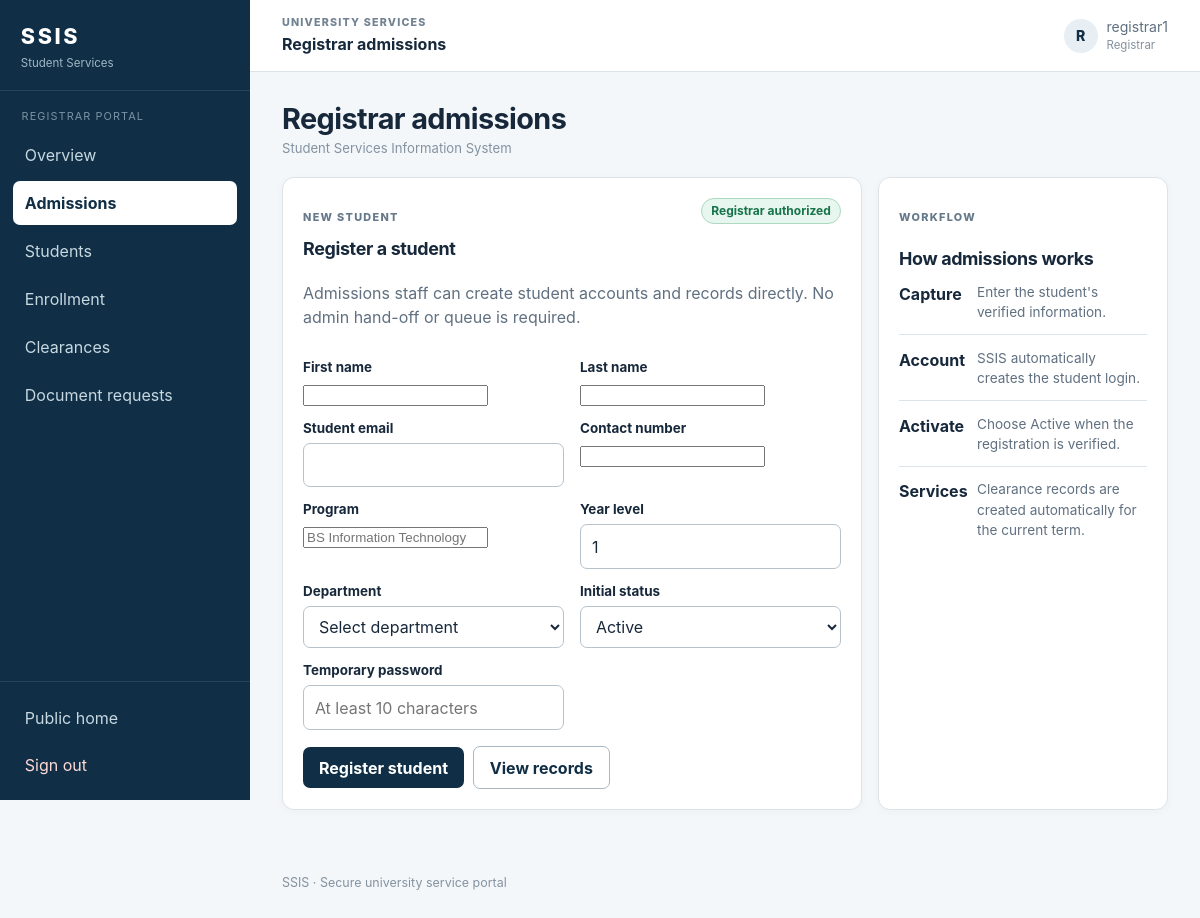
The page /registrar/admissions.php (signed in) on the database its author committed.
### tables this page shows
CREATE TABLE users (
  id               INT UNSIGNED NOT NULL AUTO_INCREMENT,
  username         VARCHAR(50)  NOT NULL,
  email            VARCHAR(120) NOT NULL,
  password_hash    VARCHAR(255) NOT NULL,
  role             ENUM('admin','registrar','cashier','department','professor','student') NOT NULL,
  department_id    INT UNSIGNED NULL COMMENT 'Set for department and professor roles',
  status           ENUM('active','disabled') NOT NULL DEFAULT 'active',
  failed_attempts  TINYINT UNSIGNED NOT NULL DEFAULT 0,
  locked_until     DATETIME NULL,
  last_login_at    DATETIME NULL,
  created_at       TIMESTAMP NOT NULL DEFAULT CURRENT_TIMESTAMP,
  updated_at       TIMESTAMP NOT NULL DEFAULT CURRENT_TIMESTAMP ON UPDATE CURRENT_TIMESTAMP,
  PRIMARY KEY (id),
  UNIQUE KEY uq_users_username (username),
  UNIQUE KEY uq_users_email (email),
  KEY idx_users_role (role),
  CONSTRAINT fk_users_department FOREIGN KEY (department_id)
    REFERENCES departments(id) ON DELETE SET NULL ON UPDATE CASCADE
);

### auth/auth_check.php (called while the page is built, shortened)
<?php
require_once __DIR__ . '/../config/database.php';
function e(?string $value): string
{
    return htmlspecialchars((string)$value, ENT_QUOTES | ENT_SUBSTITUTE, 'UTF-8');
}
function url(string $path): string
{
    return APP_BASE . $path;
}
function auth_user(): ?array
{
    $now = time();
    $fingerprint = hash('sha256', $_SERVER['HTTP_USER_AGENT'] ?? '');
    $st = db()->prepare(
        'SELECT id, username, email, role, department_id, status FROM users WHERE id = ? LIMIT 1'
    );
    $st->execute([(int)$_SESSION['uid']]);
    $row = $st->fetch();
    $cache = $row;
    return $cache;
}
function require_login(): array
{
    $user = auth_user();
    return $user;
}
function require_role(string|array $roles): array
{
    $user = require_login();
    return $user;
}

### config/database.php (called while the page is built, shortened)
<?php
function db(): PDO
{
    static $pdo = null;
    if ($pdo instanceof PDO) {
        return $pdo;
    }
    $host    = getenv('SSIS_DB_HOST') ?: '127.0.0.1';
    $port    = getenv('SSIS_DB_PORT') ?: '3306';
    $name    = getenv('SSIS_DB_NAME') ?: 'ssis_db';
    $user    = getenv('SSIS_DB_USER') ?: 'root';
    $pass    = getenv('SSIS_DB_PASS') !== false ? getenv('SSIS_DB_PASS') : '';
    $dsn = "mysql:host={$host};port={$port};dbname={$name};charset=utf8mb4";
    try {
        $pdo = new PDO($dsn, $user, $pass, [
            PDO::ATTR_ERRMODE            => PDO::ERRMODE_EXCEPTION,
            PDO::ATTR_DEFAULT_FETCH_MODE => PDO::FETCH_ASSOC,
            PDO::ATTR_EMULATE_PREPARES   => false,
            PDO::ATTR_STRINGIFY_FETCHES  => false,
        ]);
    } catch (PDOException $e) {
        error_log('[SSIS] DB connection failed: ' . $e->getMessage());
        http_response_code(503);
        exit('Service temporarily unavailable. Please try again later.');
    }
    return $pdo;
}

### includes/helpers.php (called while the page is built, shortened)
<?php
function label(string $v): string { return ucfirst(str_replace('_', ' ', $v)); }

### registrar/admissions.php (the view, shortened to what this page needs)
<?php
require_once __DIR__ . '/../auth/auth_check.php';
require_once __DIR__ . '/../includes/layout.php';
$user = require_role('registrar');
render_header($user, 'Registrar admissions');
?>
<div class="content-grid">
  <section class="card">
    <div class="section-title"><div><p class="card-kicker">NEW STUDENT</p><h2>Register a student</h2></div><span class="badge good">Registrar authorized</span></div>
    <p class="muted">Admissions staff can create student accounts and records directly. No admin hand-off or queue is required.</p>
    <?= form_open() ?>
    <div class="row">
      <div><label for="first_name">First name</label><input id="first_name" name="first_name" required maxlength="60"></div>
      <div><label for="last_name">Last name</label><input id="last_name" name="last_name" required maxlength="60"></div>
      <div><label for="email">Student email</label><input id="email" name="email" type="email" required maxlength="120"></div>
      <div><label for="contact_no">Contact number</label><input id="contact_no" name="contact_no" maxlength="20"></div>
      <div><label for="program">Program</label><input id="program" name="program" required maxlength="100" placeholder="BS Information Technology"></div>
      <div><label for="year_level">Year level</label><input id="year_level" name="year_level" type="number" min="1" max="6" value="1" required></div>
      <div><label for="department_id">Department</label><select id="department_id" name="department_id" required><option value="">Select department</option></select></div>
      <div><label for="enrollment_status">Initial status</label><select id="enrollment_status" name="enrollment_status"><option value="active">Active</option></select></div>
      <div><label for="password">Temporary password</label><input id="password" name="password" type="password" minlength="10" required autocomplete="new-password" placeholder="At least 10 characters"></div>
    </div>
    <div class="form-actions"><button class="btn" type="submit">Register student</button><a class="btn alt" href="<?= e(url('/registrar/students.php')) ?>">View records</a></div>
    </form>
  </section>
  <aside class="card">
    <p class="card-kicker">WORKFLOW</p><h2>How admissions works</h2>
    <ol class="clean-list">
      <li><b>Capture</b><span>Enter the student's verified information.</span></li>
      <li><b>Account</b><span>SSIS automatically creates the student login.</span></li>
      <li><b>Activate</b><span>Choose Active when the registration is verified.</span></li>
      <li><b>Services</b><span>Clearance records are created automatically for the current term.</span></li>
    </ol>
  </aside>
</div>
<?php render_footer();

### includes/layout.php (shortened to what this page needs)
<?php
require_once __DIR__ . '/helpers.php';
function render_header(array $user, string $title): void
{
    $self = $_SERVER['SCRIPT_NAME'] ?? '';
    $role = $user['role'];
    echo '<!DOCTYPE html><html lang="en"><head><meta charset="utf-8">'
       . '<meta name="viewport" content="width=device-width, initial-scale=1">'
       . '<title>' . e($title) . ' - SSIS</title>'
       . '<link rel="stylesheet" href="' . e(url('/assets/css/style.css')) . '">'
       . '<script src="' . e(url('/assets/js/app.js')) . '" defer></script></head><body>';
    echo '<div class="app-shell"><aside class="sidebar">'
       . '<a class="side-brand" href="' . e(url(ROLE_HOME[$role])) . '"><span>SSIS</span><small>Student Services</small></a>'
       . '<div class="side-section"><small>' . e(label($role)) . ' portal</small><nav aria-label="Main">';
    foreach (NAV[$role] as $text => $path) {
        $cur = str_ends_with($self, $path) ? ' aria-current="page"' : '';
        echo '<a href="' . e(url($path)) . '"' . $cur . '>' . e($text) . '</a>';
    }
    echo '</nav></div><div class="side-bottom">'
       . '<a href="' . e(url('/')) . '">Public home</a>'
       . '<form method="post" action="' . e(url('/auth/logout.php')) . '">' . csrf_field()
       . '<button class="side-signout" type="submit">Sign out</button></form></div></aside>'
       . '<div class="app-main"><header class="app-top"><div><span class="top-kicker">UNIVERSITY SERVICES</span><strong>' . e($title) . '</strong></div>'
       . '<div class="who"><span class="user-avatar">' . e(strtoupper(substr($user['username'],0,1))) . '</span>'
       . '<span>' . e($user['username']) . '<small>' . e(label($role)) . '</small></span></div></header><main class="page">';
    echo '<div class="page-heading"><div><h1>' . e($title) . '</h1><p class="breadcrumb">Student Services Information System</p></div></div>';
}
function render_footer(): void
{
    echo '</main><footer class="app-footer">SSIS · Secure university service portal</footer></div></div></body></html>';
}
function form_open(string $action = '', string $extra = ''): string
{
    return '<form method="post" action="" ' . $extra . '>' . csrf_field()
         . ($action !== '' ? '<input type="hidden" name="action" value="' . e($action) . '">' : '');
}

### rows shown on the page
users: role "REGISTRAR", username "R", username "registrar1", role "Registrar"

### other values the page prints
$text "Overview"
$text "Admissions"
$text "Students"
$text "Enrollment"
$text "Clearances"
$text "Document requests"
$title "Registrar admissions"
